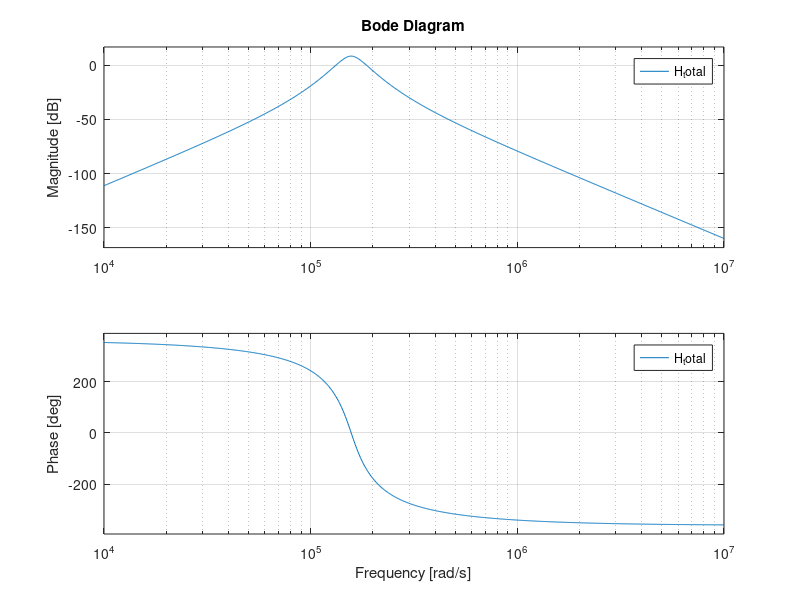

Write the MATLAB code that produced this figure.
s = tf('s');
f0 = 25000;
w0 = 2 * pi * f0;

% Stage 1 Parameters
A_s1 = 2.0;
Q_s1 = 1.0;
b_s1 = 0.3617;

% Stage 2 Parameters
A_s2 = 2.75;
Q_s2 = 4.0;
b_s2 = 0.2373;

% Stage 3 Parameters
A_s3 = 2.5;
Q_s3 = 2.0;
b_s3 = 0.2373;

% Stage 4 Parameters
A_s4 = 2.5;
Q_s4 = 2.0;
b_s4 = 0.2373;

% Transfer Functions
H1 = ( (b_s1 * A_s1 * Q_s1 * w0) / Q_s1 * s ) / (s^2 + (w0/Q_s1)*s + w0^2);
H2 = ( (b_s2 * A_s2 * Q_s2 * w0) / Q_s2 * s ) / (s^2 + (w0/Q_s2)*s + w0^2);
H3 = ( (b_s3 * A_s3 * Q_s3 * w0) / Q_s3 * s ) / (s^2 + (w0/Q_s3)*s + w0^2);
H4 = ( (b_s4 * A_s4 * Q_s4 * w0) / Q_s4 * s ) / (s^2 + (w0/Q_s4)*s + w0^2);

% Total Cascaded Transfer Function
H_total = H1 * H2 * H3 * H4;
bode(H_total)
